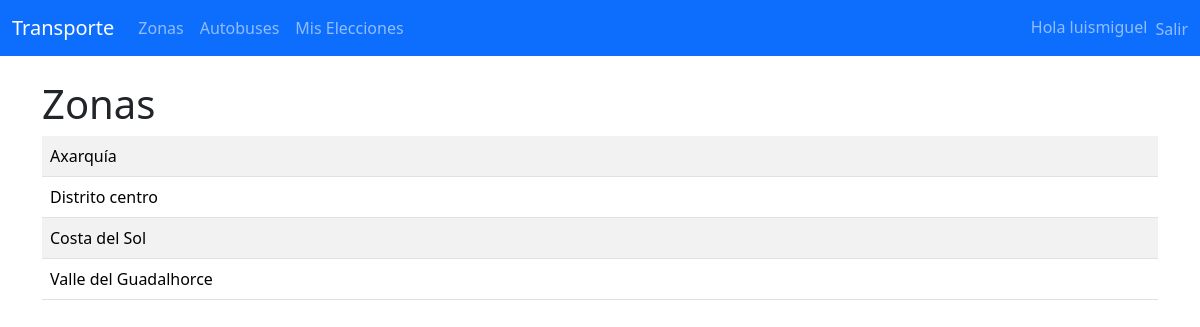
The page /zonas/zonas/ (signed in) on the database its author committed.
### zonas/models.py (models this page shows, shortened)
class Zona(models.Model):
    nombre = models.CharField(max_length=100)

### zonas/views.py (the view)
# urls.py: path('zonas/', ListadoZonasView.as_view(), name='listado_zonas'),
class ListadoZonasView(ListView):
    model = Zona
    template_name = "zonas/listado_zonas.html"

### zonas/templates/zonas/listado_zonas.html (shortened to what this page needs)
{% extends "base.html" %}
{% block content %}
<h1>Zonas</h1>
<table class="table table-striped">
    <tbody>
        {% for zona in object_list %}
        <tr>
            <td>{{ zona.nombre }}</td>
        </tr>
        {% empty %}
        <tr><td colspan="2">No hay zonas disponibles.</td></tr>
        {% endfor %}
    </tbody>
</table>
{% endblock %}

### templates/base.html (shortened to what this page needs)
<!DOCTYPE html>
<html lang="es">
<head>
    <link href="https://cdn.jsdelivr.net/npm/bootstrap@5.3.2/dist/css/bootstrap.min.css" rel="stylesheet">
</head>
<body>
<nav class="navbar navbar-expand-lg navbar-dark bg-primary mb-4">
  <div class="container-fluid">
    <a class="navbar-brand" href="#">Transporte</a>
    <div class="collapse navbar-collapse">
      <ul class="navbar-nav me-auto">
        <li class="nav-item">
          <a class="nav-link" href="{% url 'listado_zonas' %}">Zonas</a>
        </li>
        <li class="nav-item">
          <a class="nav-link" href="{% url 'listado_autobuses' %}">Autobuses</a>
        </li>
        <li class="nav-item">
          <a class="nav-link" href="{% url 'mis_elecciones' %}">Mis Elecciones</a>
        </li>
      </ul>
      <ul class="navbar-nav">
        {% if user.is_authenticated %}
        <li class="nav-item">
          <span class="navbar-text me-2">Hola {{ user.username }}</span>
        </li>
        <li class="nav-item">
          <form method="post" action="{% url 'logout' %}" style="display:inline;">
            <button type="submit" class="btn btn-link nav-link" style="display:inline; padding:0; border:none;">Salir</button>
        </form>
        </li>
        {% endif %}
      </ul>
    </div>
  </div>
</nav>
<div class="container">
    {% block content %}
    {% endblock %}
</div>
</body>
</html>

### rows shown on the page
Zona: nombre "Axarquía"
Zona: nombre "Distrito centro"
Zona: nombre "Costa del Sol"
Zona: nombre "Valle del Guadalhorce"

### other values the page prints
{{ user.username }} "luismiguel"
